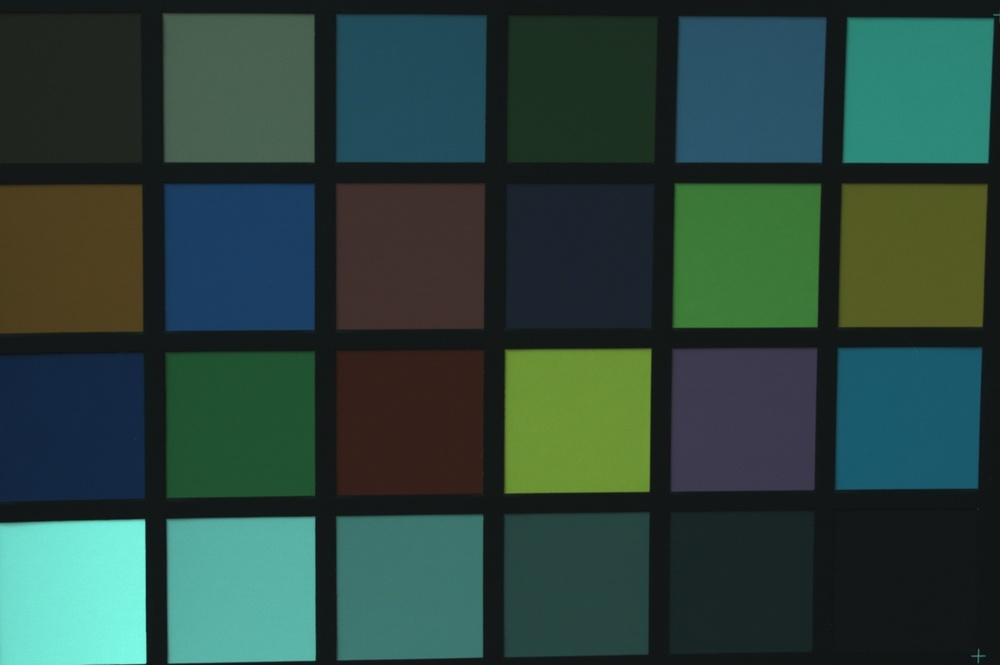
%> input picture demo_files/I3_06_1_color_chart8.jpg, 1000 x 665 px, shrunk from 1653 x 1100 before the run
$ octave I3_06_1_Excel_curvefit.m   (GNU Octave 9; MATLAB toolbox functions it lacks are replaced by stand-ins)
%> lines starting %> are read from the running program, lines starting %| are printed output that depends on the picture
clear all;clc;close all;imtool close all

%% 画像の読込み
rgb=imread('I3_06_1_color_chart8.jpg');
%> rgb is the input picture: size 665x1000x3 uint8; mean R, G, B 43.7, 68.6, 61.3
figure;imshow(rgb);

%% グリッド分割
%[x y] = getpts        % マウスで24枚の各パネル中心近辺をクリック (左上から右へ)
                      % 指定後、リターンキー

% コマンドでx, yを生成する
[y,x] = meshgrid(size(rgb,1)/8:size(rgb,1)/4:size(rgb,1),...
    size(rgb,2)/12:size(rgb,2)/6:size(rgb,2));
x = x(:);
y = y(:);
%> y = 24 values from 83.12 to 581.9
hold on;
plot(x,y,'o-');
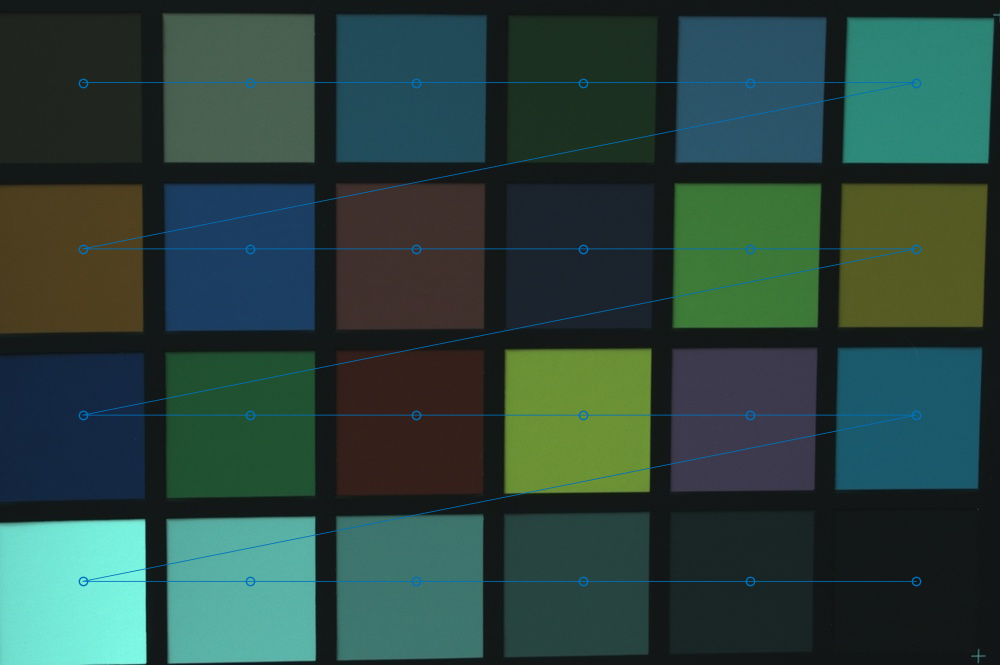
%> figure redrawn from the program's plot data

%% マウスで各パネル位置を指定し、R(赤)G(緑)B(青)値 を取得(セクション実行)
Col = uint32(x);
Row = uint32(y);
%> Row = 24 values from 83 to 582
% (Row, Col, R/G/B) を線形インデックスへ変換
r_ind = sub2ind(size(rgb), Row, Col, repmat(uint32(1),24,1));
g_ind = sub2ind(size(rgb), Row, Col, repmat(uint32(2),24,1));
b_ind = sub2ind(size(rgb), Row, Col, repmat(uint32(3),24,1));
rgb = double(rgb);
%> rgb: size 665x1000x3 double
% RGB値を個別のベクトルへ格納
r_camera = rgb(r_ind)
%> r_camera = 24 values, max 118 at index 19, min 19 at index 24, mean 51.88
g_camera = rgb(g_ind)
%> g_camera = 24 values, max 235 at index 19, min 23 at index 24, mean 83.08
b_camera = rgb(b_ind)
%> b_camera = 24 values, max 217 at index 19, min 24 at index 24, mean 73.38

%% EXCELリファレンス R データ読み込み (I3_06_1_color_checker_ref.xls)
% winopen('I3_06_1_color_checker_ref.xls');
%もしくは、I3_06_1_color_checker_ref.xlsを右クリックして、"MATLABの外部で開く"
% 生成済みのimportfile関数を使う
%> (the run ends here)

$ run again, with demo_files/I2_05_1_ExpTrf.jpg copied over demo_files/I3_06_1_color_chart8.jpg
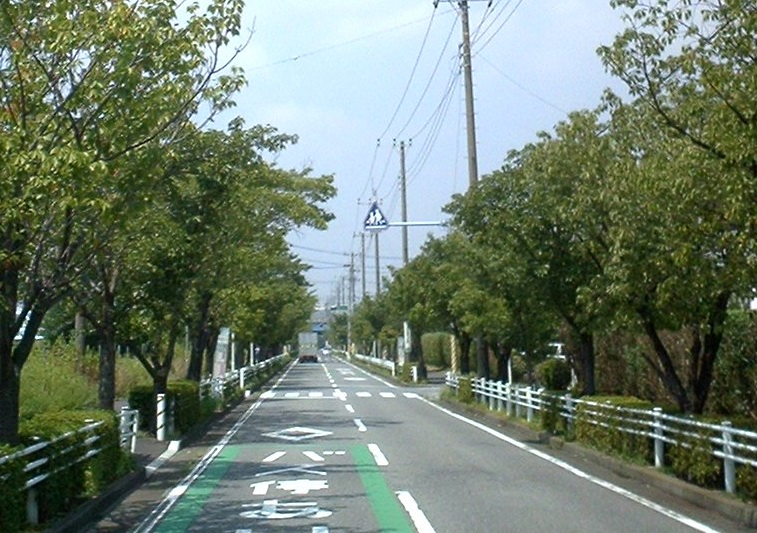
%> input picture demo_files/I2_05_1_ExpTrf.jpg, 757 x 533 px
%> rgb is the input picture: size 533x757x3 uint8; mean R, G, B 110.7, 124.7, 109.4
%> `plot(x,y,'o-');`:
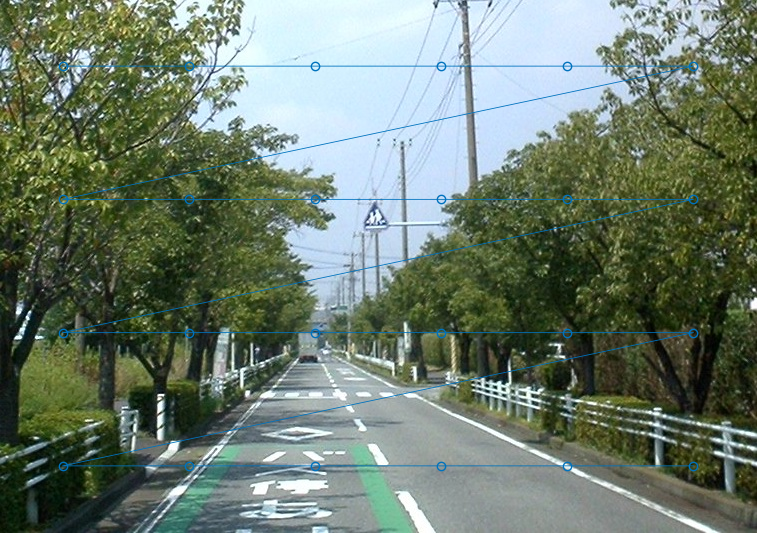
%> figure redrawn from the program's plot data
%> rgb: size 533x757x3 double
%> r_camera = 24 values, max 242 at index 23, min 6 at index 19, mean 113.9
%> g_camera = 24 values, max 253 at index 23, min 26 at index 18, mean 128.8
%> b_camera = 24 values, max 255 at index 4, min 11 at index 18, mean 114.8
